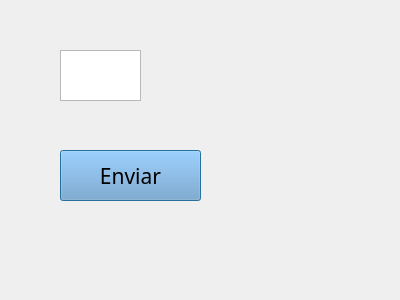
<?xml version="1.0" encoding="UTF-8"?>
<ui version="4.0">
 <class>Input</class>
 <widget class="QDialog" name="Input">
  <property name="geometry">
   <rect>
    <x>0</x>
    <y>0</y>
    <width>400</width>
    <height>300</height>
   </rect>
  </property>
  <property name="windowTitle">
   <string>Cliente</string>
  </property>
  <widget class="QTextEdit" name="input">
   <property name="geometry">
    <rect>
     <x>60</x>
     <y>50</y>
     <width>81</width>
     <height>51</height>
    </rect>
   </property>
  </widget>
  <widget class="QPushButton" name="pushButton">
   <property name="geometry">
    <rect>
     <x>60</x>
     <y>150</y>
     <width>141</width>
     <height>51</height>
    </rect>
   </property>
   <property name="palette">
    <palette>
     <active>
      <colorrole role="Button">
       <brush brushstyle="SolidPattern">
        <color alpha="255">
         <red>114</red>
         <green>159</green>
         <blue>207</blue>
        </color>
       </brush>
      </colorrole>
     </active>
     <inactive>
      <colorrole role="Button">
       <brush brushstyle="SolidPattern">
        <color alpha="255">
         <red>114</red>
         <green>159</green>
         <blue>207</blue>
        </color>
       </brush>
      </colorrole>
     </inactive>
     <disabled>
      <colorrole role="Button">
       <brush brushstyle="SolidPattern">
        <color alpha="255">
         <red>114</red>
         <green>159</green>
         <blue>207</blue>
        </color>
       </brush>
      </colorrole>
     </disabled>
    </palette>
   </property>
   <property name="font">
    <font>
     <family>Tlwg Mono</family>
     <pointsize>16</pointsize>
    </font>
   </property>
   <property name="text">
    <string>Enviar</string>
   </property>
  </widget>
 </widget>
 <resources/>
 <connections/>
</ui>
